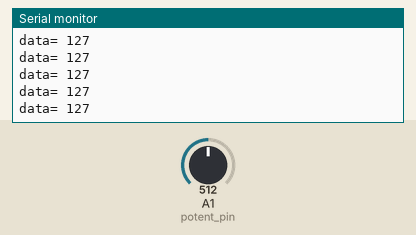
Simulated run of this sketch. Board: Arduino Uno, built with avr-gcc and run on an emulated ATmega328P. Shown: the last lines printed to the serial monitor. The test bench sets the inputs (shaded band); at power-on: A1 (potent_pin) = 512. No radio packets arrive unless stated.

Above: at 3.2 s.
3.3 s: A1 (potent_pin) set to 412
At 4.1 s:
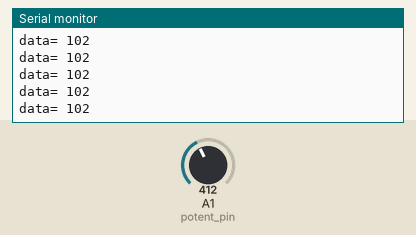
6.3 s: A1 (potent_pin) set to 384
At 7.0 s:
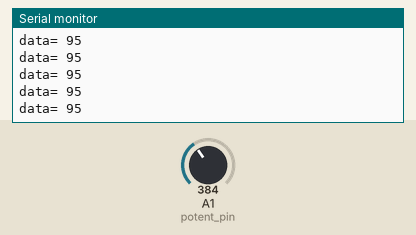
7.8 s: A1 (potent_pin) set to 45
At 8.3 s:
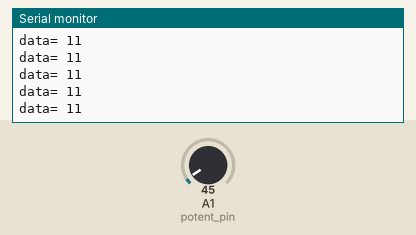
9.3 s: A1 (potent_pin) set to 38
At 9.9 s:
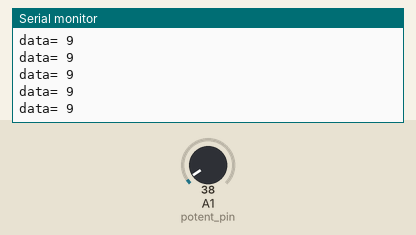
Timing chart, 0 to 12.3 s (numbered marks = the images above; inputs shaded):
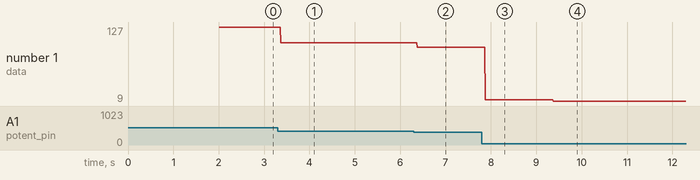

Measured:
- after the input at 3.3 s, the serial monitor: prints a new line after 0.07 s (image 1)
- after the input at 6.3 s, the serial monitor: prints a new line after 0.08 s (image 2)
- after the input at 7.8 s, the serial monitor: prints a new line after 0.08 s (image 3)
- after the input at 9.3 s, the serial monitor: prints a new line after 0.07 s (image 4)
- plotted number 1: 127 → 102 after the input at 3.3 s, 102 → 95 after the input at 6.3 s, 95 → 11 after the input at 7.8 s, 11 → 9 after the input at 9.3 s

The sketch:

sketch_aug3a_habr_transmitter_copy_20240809152609.ino
```cpp
#define potent_pin 1
#include <SPI.h>
#include <RF24.h>
RF24 radio(9, 10); // порты D9, D10: CSN CE
const uint32_t pipe = 111156789; // адрес рабочей трубы;

int data;
byte pwm;

void setup() {
  Serial.begin(9600);
  Serial.println("TransmitterTester ON");

  radio.begin();                // инициализация
  delay(2000);
  radio.setDataRate(RF24_2MBPS); // скорость обмена данными RF24_1MBPS или RF24_2MBPS
  radio.setCRCLength(RF24_CRC_8); // размер контрольной суммы 8 bit или 16 bit
  radio.setPALevel(RF24_PA_MAX); // уровень питания усилителя RF24_PA_MIN, RF24_PA_LOW, RF24_PA_HIGH and RF24_PA_MAX
  radio.setChannel(0x6f);         // установка канала
  radio.setAutoAck(false);       // автоответ
  radio.powerUp();               // включение или пониженное потребление powerDown - powerUp
  radio.stopListening();  //радиоэфир не слушаем, только передача
  radio.openWritingPipe(pipe);   // открыть трубу на отправку
}

void loop() {
  data = analogRead(potent_pin);
  data = map(data, 0, 1023, 0, 255);
  pwm = data;

  radio.write(&pwm, sizeof(pwm));
  Serial.println("data= " + String(data));
}
```
